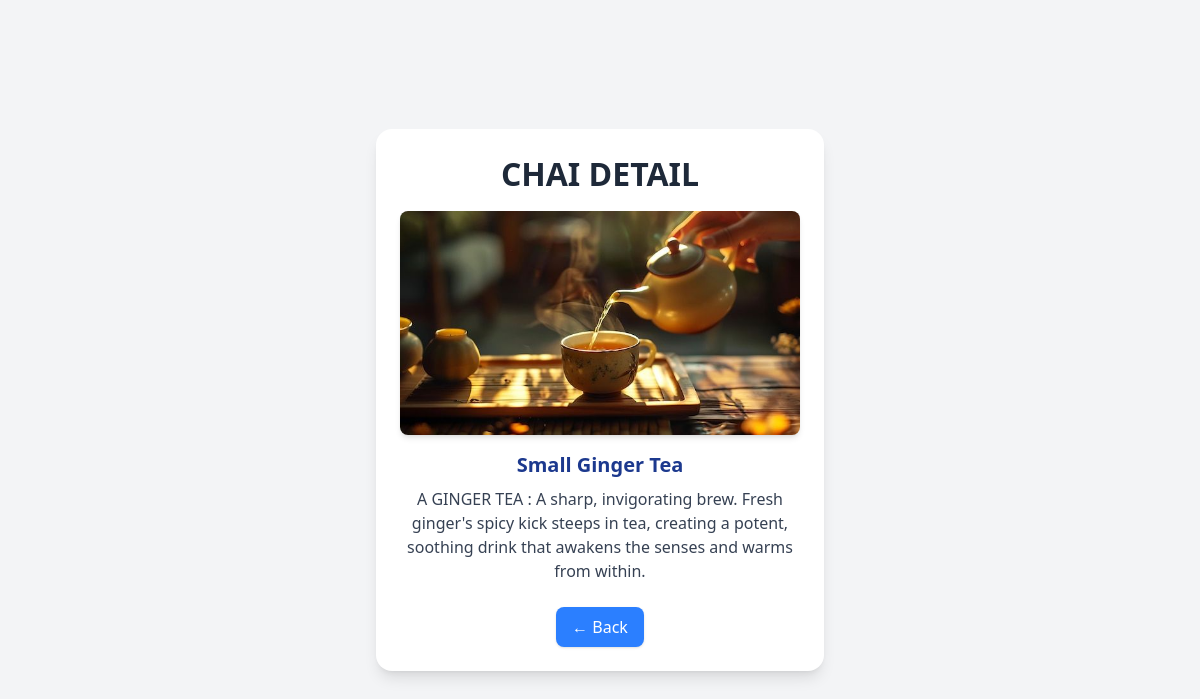
Page /chai/1/ on the committed database.
### chai/models.py (models this page shows, shortened)
class ChaiVariety(models.Model):
  CHAI_TYPE_CHOICES = [
    ('ML', 'MASALA'),
    ('GR', 'GINGER'),
    ('KL', 'KIWI'),
    ('PL', 'PLAIN'),
    ('EL', 'ELAICHI'),
  ]
  name = models.CharField(max_length=100)
  image = models.ImageField(upload_to='chais/')
  date_added = models.DateTimeField(default=timezone.now)
  type = models.CharField(max_length=2, choices=CHAI_TYPE_CHOICES, default='ML')
  description = models.TextField(default="")

### chai/views.py (the view)
# urls.py: path('<int:chai_id>/',views.chai_detail,name= "chai_detail"),
def chai_detail(request, chai_id):
  chai = get_object_or_404(ChaiVariety, pk=chai_id)
  return render(request, 'chai/chai_detail.html', {'chai': chai})

### chai/templates/chai/chai_detail.html (shortened to what this page needs)
{% extends "layout.html" %}
{% block content %}
<div class="flex justify-center items-center min-h-screen bg-gray-100">
  <div class="bg-white rounded-2xl shadow-lg p-6 w-full max-w-md text-center">
    <h1 class="text-2xl font-bold mb-4 text-gray-800">CHAI DETAIL</h1>
    <img src="{{ chai.image.url }}" alt="{{ chai.name }}"
         class="mx-auto rounded-lg shadow-md mb-4 max-h-64 object-contain">
    <h3 class="text-xl font-semibold text-blue-900 mb-2">{{ chai.name }}</h3>
    <p class="text-gray-700 mb-6">{{ chai.description }}</p>
    <a href="{% url 'all_chai' %}"
       class="inline-block bg-blue-500 text-white px-4 py-2 rounded-lg shadow hover:bg-blue-600 transition">
       <button type="button" >
                {{all_chai}}← Back
        </button>
    </a>
  </div>
</div>
{% endblock %}

### static/style.css (style rules this page uses)
body { background-color: #dec594; color: #804000; }
h1 { text-align: center; font-size: 2em; }

### rows in the picture
ChaiVariety: image (picture), name "Small Ginger Tea", description "A GINGER TEA : A sharp, invigorating brew. Fresh ginger's spicy kick steeps in tea, creating a potent, soothing drink that awakens the senses and warms from within."
